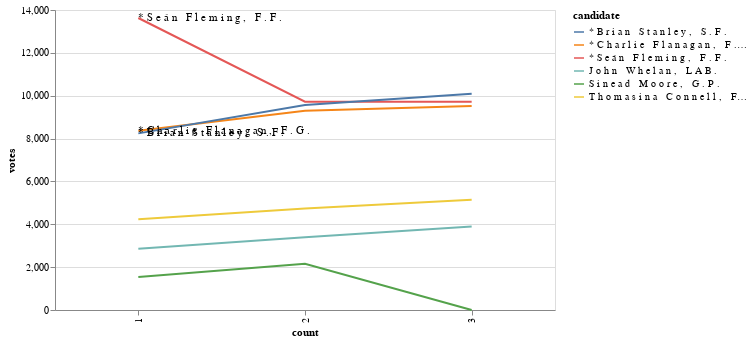

The cell this chart's notebook holds for it:
### Code cell
charter(count_details)

### Figure 1 — Vega-Lite specification as saved in the notebook (floating-point values rounded to 4 significant figures)
{"config": {"view": {"continuousWidth": 400, "continuousHeight": 300}}, "layer": [{"data": {"name": "data-b7cdfd11e7f25fec1330cdd1a560b896"}, "mark": "line", "encoding": {"color": {"field": "candidate", "type": "nominal"}, "tooltip": [{"field": "candidate", "type": "nominal"}, {"field": "count", "type": "quantitative"}, {"field": "votes", "type": "quantitative"}], "x": {"field": "count", "type": "ordinal"}, "y": {"field": "votes", "type": "quantitative"}}, "width": 500}, {"data": {"name": "data-7578ba6b870df955f250a8f409709f3a"}, "mark": {"type": "text", "align": "left"}, "encoding": {"text": {"field": "candidate", "type": "nominal"}, "x": {"field": "count", "type": "ordinal"}, "y": {"field": "votes", "type": "quantitative"}}}], "$schema": "https://vega.github.io/schema/vega-lite/v4.17.0.json", "datasets": {"data-b7cdfd11e7f25fec1330cdd1a560b896": [{"candidate": "* S e á n   F l e m i n g ,   F . F .", "count": 1, "votes": 13626}, {"candidate": "* S e á n   F l e m i n g ,   F . F .", "count": 2, "votes": 9718}, {"candidate": "* S e á n   F l e m i n g ,   F . F .", "count": 3, "votes": 9718}, {"candidate": "* C h a r l i e   F l a n a g a n ,   F . G .", "count": 1, "votes": 8370}, {"candidate": "* C h a r l i e   F l a n a g a n ,   F . G .", "count": 2, "votes": 9298}, {"candidate": "* C h a r l i e   F l a n a g a n ,   F . G .", "count": 3, "votes": 9525}, {"candidate": "* B r i a n   S t a n l e y ,   S . F .", "count": 1, "votes": 8242}, {"candidate": "* B r i a n   S t a n l e y ,   S . F .", "count": 2, "votes": 9562}, {"candidate": "* B r i a n   S t a n l e y ,   S . F .", "count": 3, "votes": 10092}, {"candidate": "T h o m a s i n a   C o n n e l l ,   F . G .", "count": 1, "votes": 4233}, {"candidate": "T h o m a s i n a   C o n n e l l ,   F . G .", "count": 2, "votes": 4735}, {"candidate": "T h o m a s i n a   C o n n e l l ,   F . G .", "count": 3, "votes": 5140}, {"candidate": "J o h n   W h e l a n ,   L A B .", "count": 1, "votes": 2856}, {"candidate": "J o h n   W h e l a n ,   L A B .", "count": 2, "votes": 3394}, {"candidate": "J o h n   W h e l a n ,   L A B .", "count": 3, "votes": 3896}, {"candidate": "S i n e a d   M o o r e ,   G . P .", "count": 1, "votes": 1541}, {"candidate": "S i n e a d   M o o r e ,   G . P .", "count": 2, "votes": 2161}, {"candidate": "S i n e a d   M o o r e ,   G . P .", "count": 3, "votes": 0}], "data-7578ba6b870df955f250a8f409709f3a": [{"candidate": "* S e á n   F l e m i n g ,   F . F .", "count": 1, "votes": 13626}, {"candidate": "* C h a r l i e   F l a n a g a n ,   F . G .", "count": 1, "votes": 8370}, {"candidate": "* B r i a n   S t a n l e y ,   S . F .", "count": 1, "votes": 8242}]}}
